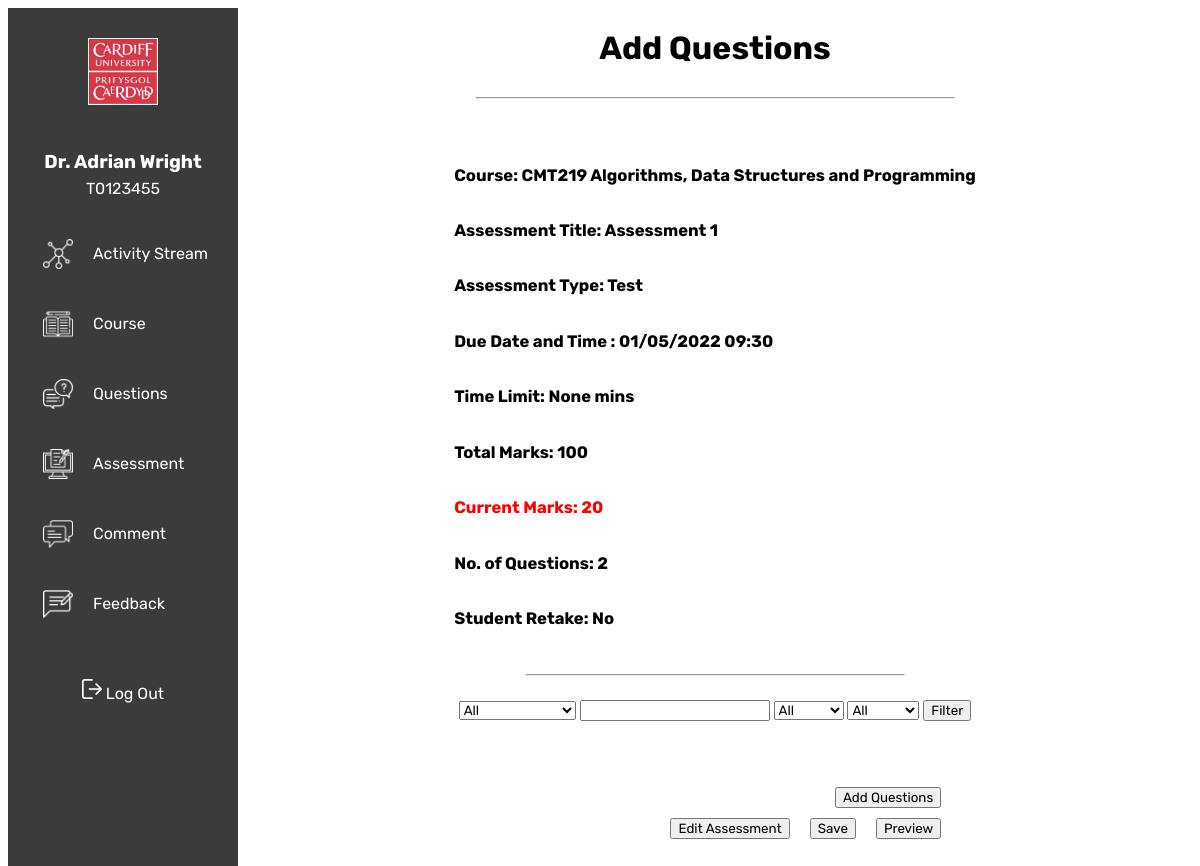
Screenshot of /addassessmentquestion/1 with the database file from the repository.
### aat/models.py (models this page shows, shortened)
class Assessments(db.Model):
    id = db.Column(db.Integer, primary_key=True)
    course_code = db.Column(db.String, db.ForeignKey('courses.courseCode'), nullable=False)
    assessmenttitle = db.Column(db.Text, nullable=False)
    assessmenttype = db.Column(db.Text, nullable=False)
    duedate = db.Column(db.String, nullable=True)
    duedatetime = db.Column(db.String, nullable=True)
    timelimit = db.Column(db.Integer, nullable=True)
    totalmark = db.Column(db.Integer, nullable=False, default=100)
    retake = db.Column(db.Boolean, default=True)
    status = db.Column(db.String, nullable=False)
    assessmentT1Qs = db.relationship('Type1Questions', backref='assessments', lazy=True)
    assessmentT2Qs = db.relationship('Type2Questions', backref='assessments', lazy=True)
    comments = db.relationship('Comments', backref = 'assessments', lazy=True)

class Courses(db.Model):
    id = db.Column(db.Integer, primary_key=True)
    courseCode = db.Column(db.String(7), unique=True, nullable=False)
    courseName = db.Column(db.Text, nullable=False)
    assessment = db.relationship('Assessments', backref='courses', lazy=True)
    type1Qs = db.relationship('Type1Questions', backref='courses', lazy=True)
    type2Qs = db.relationship('Type2Questions', backref='courses', lazy=True)
    def __repr__(self):
        return self.courseName

### aat/routes.py (the view, shortened to what this page needs)
@app.route("/addassessmentquestion/<int:currentAssessmentID>", methods=['GET','POST'])
def addassessmentquestion(currentAssessmentID):
    assessment=Assessments.query.get_or_404(currentAssessmentID)
    assessmentT1Qs = Type1Questions.query.filter_by(assessment_id = currentAssessmentID).with_entities(Type1Questions.point)
    assessmentT2Qs = Type2Questions.query.filter_by(assessment_id = currentAssessmentID).with_entities(Type2Questions.point)
    coursename = Courses.query.filter_by(courseCode = assessment.course_code).first()
    marks = 0
    noOfQuestions = 0
    for q in assessmentT1Qs:
        marks+=q.point
        noOfQuestions+=1
    for q in assessmentT2Qs:
        marks+=q.point
        noOfQuestions+=1
    filterform = filterquestionform()
    selectquestions = chooseQuestions()
    typeofQs = filterform.qType.data
    status = filterform.used.data
    keyword = filterform.searchbar.data
    difficulty = filterform.difficulty.data
    T1questions = Type1Questions.query.filter_by(course_code = assessment.course_code).all()
    T2questions = Type2Questions.query.filter_by(course_code = assessment.course_code).all()
    print(difficulty, type(difficulty))
    return render_template("addassessmentquestion.html", assessment=assessment, filterform=filterform, selectquestions=selectquestions, typeofQs=typeofQs, marks=marks, coursename=coursename, noOfQuestions=noOfQuestions)

### aat/forms.py
class filterquestionform(FlaskForm):
    qType = SelectField('Question Type', validators=[InputRequired()], choices=[('All', 'All'),('Type1', 'Multiple Choice'), ('Type2', 'True/False')])
    used = SelectField('Used', validators=[InputRequired()], choices=[('All', 'All'),('Used', 'Used'), ('Unused', 'Unused')])
    difficulty = SelectField('Difficulty', validators=[InputRequired()], choices=[('All', 'All'),('Easy', 'Easy'), ('Medium', 'Medium'), ('Difficult', 'Difficult')])
    searchbar = SearchField(label='Enter Keyword')
    filterq = SubmitField('Filter')

class chooseQuestions(FlaskForm):
    t1opts = MultipleCheckboxField(label='Questions', choices=[])
    t2opts = MultipleCheckboxField(label='Questions', choices=[])
    submit = SubmitField('Add')

### aat/templates/addassessmentquestion.html (shortened to what this page needs)
{% extends 'layout.html' %}
{% block header %}<h1>Add Questions</h1>{% endblock %}
{% block content %}
<div class="addquestionbox">
    <div class="currentAssessmentInfo_addq">
        <h5>Course: {{ assessment.course_code }} {{ coursename }}</h5>
        <h5>Assessment Title: {{ assessment.assessmenttitle }}</h5>
        <h5>Assessment Type: {{ assessment.assessmenttype }}</h5>
        <h5>Due Date and Time : {{ assessment.duedate }} {{ assessment.duedatetime }} </h5>
        <h5>Time Limit: {{ assessment.timelimit }} mins</h5>
        <h5>Total Marks: {{ assessment.totalmark }}</h5>
        {% if marks == assessment.totalmark %}
        <h5 class="AddedUp">Current Marks: {{ marks }}</h5>
        {% else %}
        <h5 class="notAddedUp">Current Marks: {{ marks }}</h5>
        {% endif %}
        <h5>No. of Questions: {{ noOfQuestions }}</h5>
        {% if assessment.retake == True %}
        <h5>Student Retake: Yes </h5>
        {% else %}
        <h5>Student Retake: No </h5>
        {% endif %}
    </div>
    <hr>
    <div class="sortQuestions">
        <form method="POST" action="">
            <p>{{ filterform.qType }} {{ filterform.searchbar }} {{ filterform.used }} {{ filterform.difficulty }}
                <input type="submit" name="add_question" value="Filter"></p>
        </form>
    </div>
    <div class="questionpool">
        <form method="POST" action="">
            <div class="allquestions">
            </div>
            <input class='addquestion_btn' type="submit" name="add_question" value="Add Questions">
        </form>
        <div class='btns_addq'>
            <form method="POST" action="">
                <div class="addquestion_otherbtns">
                    <input type="submit" name="add_question" value="Edit Assessment">
                    <input type="submit" name="add_question" value="Save">
                    <input type="submit" name="add_question" value="Preview">
                </div>
            </form>
        </div>
    </div>
</div>
{% endblock %}

### aat/static/style.css (style rules this page uses)
* { font-family: "Rubik", sans-serif; }
hr { color: black; width: 50%; }
.currentAssessmentInfo_addq, .currentAssessmentInfo_preview { display: flex; flex-direction: column; margin: 100px; margin-top: 20px; margin-bottom: 20px; align-items: flex-start; font-size: 20px; line-height: 0px; }
.notAddedUp { color: red; }
.addquestionbox { display: flex; flex-direction: column; margin: 100px; margin-top: 20px; align-items: center; }
.sortQuestions { align-self:center; }
.questionpool { display: flex; flex-direction: column; width:60%; }
.allquestions { padding-bottom: 50px; }
.btns_addq { align-self: flex-end; }
.addquestion_btn { float:right; margin-bottom: 10px; }
.preview_button, .addquestion_otherbtns { display: flex; align-self: flex-end; align-content: flex-end; justify-content: flex-end; padding-bottom: 20px; gap: 20px; }

### rows the page displays
Assessments: course_code "CMT219", assessmenttitle "Assessment 1", assessmenttype "Test", duedate "01/05/2022", duedatetime "09:30", timelimit "None", totalmark "100"
Courses: courseName "Algorithms, Data Structures and Programming"

### other values shown
{{ marks }} "20"
{{ noOfQuestions }} "2"
